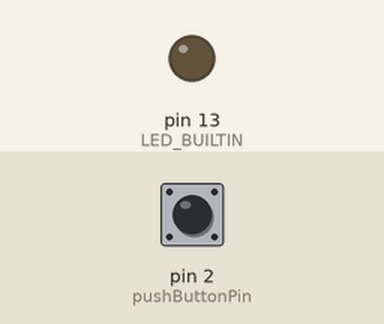
The sketch below on a simulated Arduino Uno, built with avr-gcc and run on an emulated ATmega328P. Shown: output pins drawn as LEDs (lit = HIGH). The test bench sets the inputs (shaded band); at power-on: pin 2 (pushButtonPin) HIGH.

Above: at 1.2 s.
1.3 s: pin 2 (pushButtonPin) pulled LOW for 0.15 s
At 1.8 s:
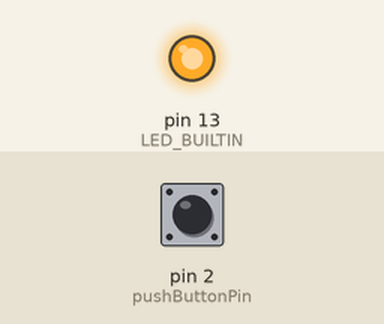
2.9 s: pin 2 (pushButtonPin) pulled LOW for 1 s
At 3.8 s:
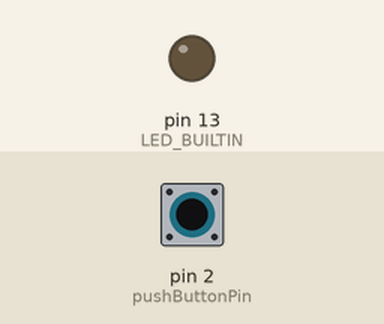
5.4 s: pin 2 (pushButtonPin) pulled LOW for 3.2 s
At 6.7 s:
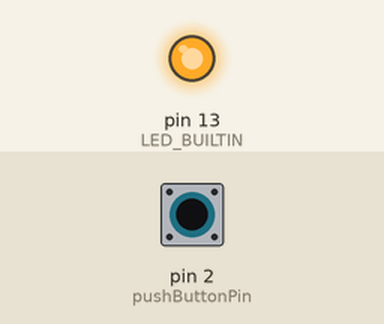
Timing chart, 0 to 8.4 s (numbered marks = the images above; inputs shaded):
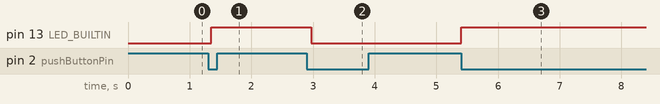

Measured:
- after the input at 1.3 s, pin 13 (LED_BUILTIN): LOW → HIGH after 0.05 s
- after the input at 2.9 s, pin 13 (LED_BUILTIN): HIGH → LOW after 0.07 s
- after the input at 5.4 s, pin 13 (LED_BUILTIN): LOW → HIGH at once

The sketch:

push-button-toggle-with-interrupts.ino
```cpp
/*
 * PUSH BUTTON TOGGLE WITH INTERRUPTS
 * ==================================
 * TLDR: do not use interrupts without debouncing. The main goal of using interrupts
 *  is to avoid polling, so doing less waste work. But interrupts are duped
 *  for the same event, due to the fact that the physical transition of the button
 *  from HIGH to LOW (and viceversa) takes time and it produces dupes interrupts.
 *  So you need debouncing.
 *
 * Note: push buttons are momentary switches.
 * Note: with a pull-down resistor which is not the smartest choice.
 *
 * PROS
 * ----
 * - None
 * CONS
 * ----
 * - It does not work due to the duped interrupts.
 *
 * Docs:
 *  - https://docs.arduino.cc/built-in-examples/basics/DigitalReadSerial/
 *  - https://docs.arduino.cc/built-in-examples/digital/Button/
 */

const int pushButtonPin = 2;

volatile bool isButtonPressed = false;
bool isLedOn = false;
bool isSetupComplete = false;

void setup() {
  Serial.begin(57600);
  pinMode(pushButtonPin, INPUT);
  // Declare the integrated LED as output;
  pinMode(LED_BUILTIN, OUTPUT);

  // Docs: https://docs.arduino.cc/language-reference/en/functions/external-interrupts/attachInterrupt/
  attachInterrupt(digitalPinToInterrupt(pushButtonPin),
                  interruptHandler,
                  FALLING); // FALLING = when released.
  isSetupComplete = true;
}

void interruptHandler() {
  if (!isSetupComplete) {
    return;
  }
  isButtonPressed = true;
}

void loop() {
  if (isButtonPressed) {
    isLedOn = !isLedOn;
    digitalWrite(LED_BUILTIN, isLedOn);
    isButtonPressed = false;
  }

  // A delay of 90-100 is ok if the button is not meant to be pressed fastly.
  // Otherwise a lower value, like 50.
  delay(90);
}
```
